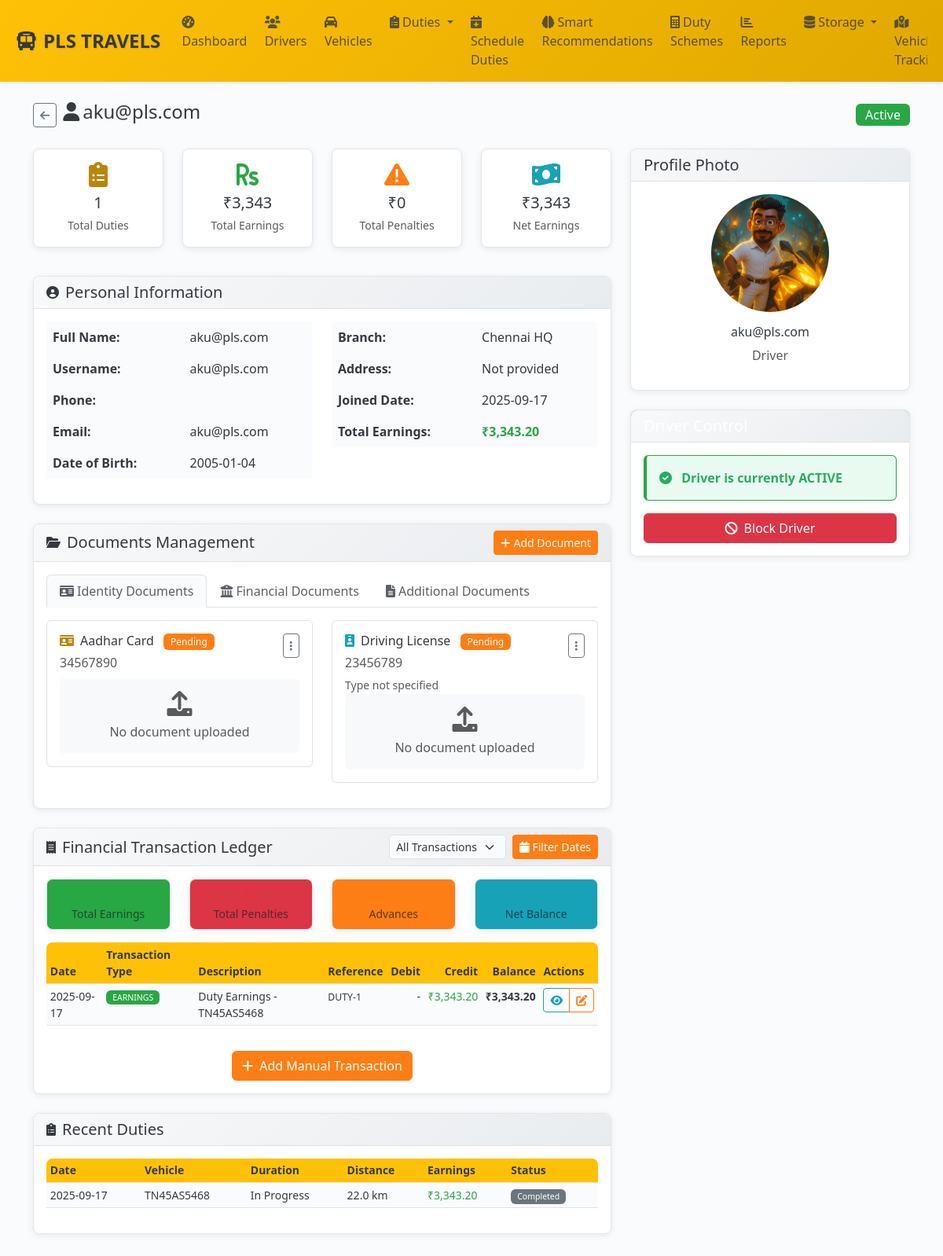
/admin/drivers/2/view (signed in), run on an earlier commit of the app's database.
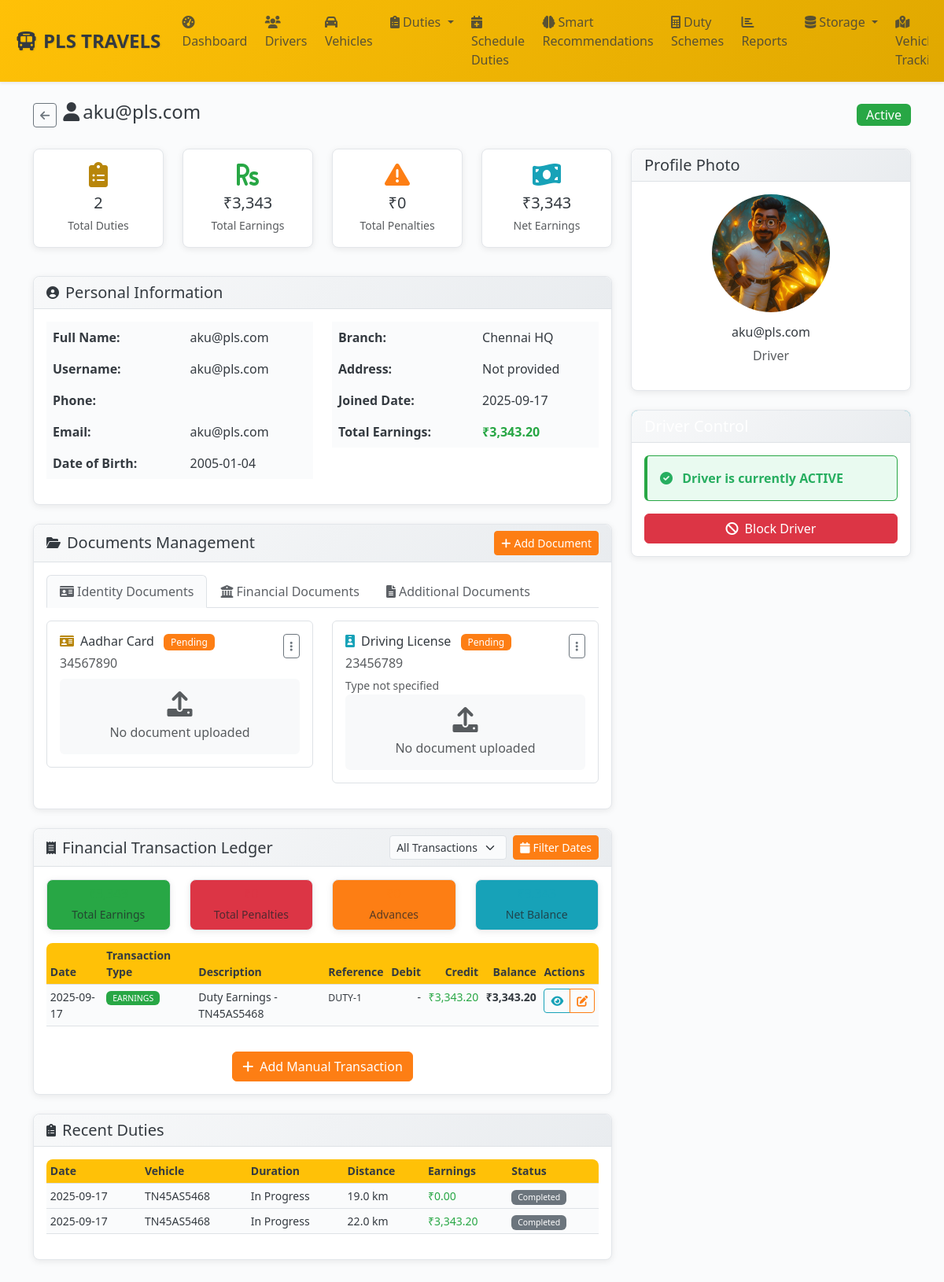
And on a later commit of the database.
### models.py (models this page shows, shortened)
class Duty(db.Model):
    __tablename__ = 'duties'
    id = db.Column(db.Integer, primary_key=True)
    uuid = db.Column(db.String(36), unique=True, nullable=False, default=lambda: str(uuid.uuid4()))
    driver_id = db.Column(db.Integer, db.ForeignKey('drivers.id'), nullable=False, index=True)
    vehicle_id = db.Column(db.Integer, db.ForeignKey('vehicles.id'), nullable=False, index=True)
    branch_id = db.Column(db.Integer, db.ForeignKey('branches.id'), nullable=False, index=True)
    duty_scheme_id = db.Column(db.Integer, db.ForeignKey('duty_schemes.id'))
    scheduled_start = db.Column(db.DateTime)
    scheduled_end = db.Column(db.DateTime)
    actual_start = db.Column(db.DateTime, index=True)
    actual_end = db.Column(db.DateTime)
    break_duration = db.Column(db.Integer, default=0)  # minutes
    start_location_lat = db.Column(db.Float)
    start_location_lng = db.Column(db.Float)
    start_location_accuracy = db.Column(db.Float)
    start_photo = db.Column(db.String(255))
    start_odometer = db.Column(db.Float)
    end_location_lat = db.Column(db.Float)
    end_location_lng = db.Column(db.Float)
    end_location_accuracy = db.Column(db.Float)
    end_photo = db.Column(db.String(255))
    end_odometer = db.Column(db.Float)
    total_trips = db.Column(db.Integer, default=0)
    total_distance = db.Column(db.Float, default=0.0)
    total_passengers = db.Column(db.Integer, default=0)
    fuel_consumed = db.Column(db.Float, default=0.0)
    cash_collection = db.Column(db.Float, default=0.0)  # CASH ON HAND
    digital_payments = db.Column(db.Float, default=0.0)
    card_payments = db.Column(db.Float, default=0.0)
    wallet_payments = db.Column(db.Float, default=0.0)
    uber_trips = db.Column(db.Integer, default=0)  # UBER TRIPS
    uber_collected = db.Column(db.Float, default=0.0)  # UBER COLLECTED
    qr_payment = db.Column(db.Float, default=0.0)  # QR PAYMENT
    operator_out = db.Column(db.Float, default=0.0)  # OPERATOR OUT
    company_pay = db.Column(db.Float, default=0.0)  # COMPANY PAY
    start_cng = db.Column(db.Float, default=0.0)  # START CNG
    end_cng = db.Column(db.Float, default=0.0)  # END CNG
    cng_average = db.Column(db.Float, default=0.0)  # CNG AVERAGE
    cng_point = db.Column(db.String(100))  # CNG POINT
    pass_amount = db.Column(db.Float, default=0.0)  # PASS
    insurance_amount = db.Column(db.Float, default=0.0)  # INSURANCE
    fuel_expense = db.Column(db.Float, default=0.0)
    toll_expense = db.Column(db.Float, default=0.0)
    parking_expense = db.Column(db.Float, default=0.0)
    maintenance_expense = db.Column(db.Float, default=0.0)
    other_expenses = db.Column(db.Float, default=0.0)
    expense_description = db.Column(db.Text)
    base_payment = db.Column(db.Float, default=0.0)
    incentive_payment = db.Column(db.Float, default=0.0)
    bonus_payment = db.Column(db.Float, default=0.0)
    overtime_payment = db.Column(db.Float, default=0.0)
    advance_deduction = db.Column(db.Float, default=0.0)
    penalty_deduction = db.Column(db.Float, default=0.0)
    fuel_deduction = db.Column(db.Float, default=0.0)
    other_deductions = db.Column(db.Float, default=0.0)
    deduction_description = db.Column(db.Text)
    gross_revenue = db.Column(db.Float, default=0.0)
    net_revenue = db.Column(db.Float, default=0.0)
    driver_earnings = db.Column(db.Float, default=0.0)
    company_profit = db.Column(db.Float, default=0.0)
    status = db.Column(db.Enum(DutyStatus), nullable=False, default=DutyStatus.SCHEDULED, index=True)
    notes = db.Column(db.Text)
    supervisor_notes = db.Column(db.Text)
    submitted_at = db.Column(db.DateTime)
    reviewed_by = db.Column(db.Integer, db.ForeignKey('users.id'))
    reviewed_at = db.Column(db.DateTime)
    approved_at = db.Column(db.DateTime)
    rejection_reason = db.Column(db.Text)
    created_at = db.Column(db.DateTime, default=get_ist_time_naive)
    updated_at = db.Column(db.DateTime, default=get_ist_time_naive, onupdate=get_ist_time_naive)
    reviewer = db.relationship('User', foreign_keys=[reviewed_by])
    __table_args__ = (
        Index('idx_duty_date_branch', 'actual_start', 'branch_id'),
        Index('idx_duty_status_driver', 'status', 'driver_id'),
        Index('idx_duty_revenue', 'gross_revenue', 'driver_earnings'),
    )
    @hybrid_property
    def start_time(self):
        return self.actual_start
    @hybrid_property
    def distance_km(self):
        return self.total_distance

class Vehicle(db.Model):
    __tablename__ = 'vehicles'
    id = db.Column(db.Integer, primary_key=True)
    uuid = db.Column(db.String(36), unique=True, nullable=False, default=lambda: str(uuid.uuid4()))
    branch_id = db.Column(db.Integer, db.ForeignKey('branches.id'), nullable=False, index=True)
    vehicle_type_id = db.Column(db.Integer, db.ForeignKey('vehicle_types.id'), nullable=True)
    registration_number = db.Column(db.String(20), unique=True, nullable=False, index=True)
    chassis_number = db.Column(db.String(50), unique=True)
    engine_number = db.Column(db.String(50), unique=True)
    make = db.Column(db.String(50))  # Maruti, Tata, etc.
    model = db.Column(db.String(100))
    variant = db.Column(db.String(50))
    manufacturing_year = db.Column(db.Integer)
    purchase_date = db.Column(db.Date)
    color = db.Column(db.String(30))
    seating_capacity = db.Column(db.Integer)
    fuel_tank_capacity = db.Column(db.Float)
    mileage = db.Column(db.Float)  # km per liter
    insurance_provider = db.Column(db.String(100))
    insurance_policy_number = db.Column(db.String(100))
    insurance_start_date = db.Column(db.Date)
    insurance_expiry_date = db.Column(db.Date, index=True)
    insurance_premium = db.Column(db.Float)
    fitness_certificate_number = db.Column(db.String(50))
    fitness_expiry_date = db.Column(db.Date, index=True)
    permit_number = db.Column(db.String(50))
    permit_type = db.Column(db.String(30))  # All India, State, City
    permit_expiry_date = db.Column(db.Date, index=True)
    pollution_certificate_number = db.Column(db.String(50))
    pollution_expiry_date = db.Column(db.Date)
    gps_device_id = db.Column(db.String(50))
    gps_sim_number = db.Column(db.String(20))
    fastag_id = db.Column(db.String(50))
    fastag_balance = db.Column(db.Float, default=0.0)
    status = db.Column(db.Enum(VehicleStatus), nullable=False, default=VehicleStatus.ACTIVE, index=True)
    is_available = db.Column(db.Boolean, default=True, index=True)
    last_service_date = db.Column(db.Date)
    next_service_date = db.Column(db.Date)
    current_odometer = db.Column(db.Float, default=0.0)
    purchase_price = db.Column(db.Float)
    current_market_value = db.Column(db.Float)
    total_maintenance_cost = db.Column(db.Float, default=0.0)
    registration_document = db.Column(db.String(255))  # Vehicle registration certificate
    insurance_document = db.Column(db.String(255))  # Insurance policy document
    fitness_document = db.Column(db.String(255))  # Fitness certificate document
    permit_document = db.Column(db.String(255))  # Permit document
    pollution_document = db.Column(db.String(255))  # Pollution certificate document
    other_document = db.Column(db.String(255))  # Other important documents
    uber_vehicle_id = db.Column(db.String(100), unique=True, index=True)  # Uber's vehicle ID
    uber_vehicle_uuid = db.Column(db.String(100), unique=True)  # Uber's vehicle UUID
    uber_sync_status = db.Column(db.String(20), default='none', index=True)  # none, synced, failed, pending
    uber_last_sync = db.Column(db.DateTime)  # Last successful sync timestamp
    uber_sync_error = db.Column(db.Text)  # Last sync error message
    uber_vehicle_data = db.Column(db.Text)  # JSON: Cached Uber vehicle data
    created_at = db.Column(db.DateTime, default=get_ist_time_naive)
    updated_at = db.Column(db.DateTime, default=get_ist_time_naive, onupdate=get_ist_time_naive)
    vehicle_type_obj = db.relationship('VehicleType', backref=db.backref('vehicle_instances', overlaps="vehicles,vehicle_type_info"), lazy=True, overlaps="vehicle_type_info,vehicles")
    duties = db.relationship('Duty', backref='vehicle', lazy=True)
    maintenance_records = db.relationship('MaintenanceRecord', backref='vehicle', lazy=True)
    __table_args__ = (
        Index('idx_vehicle_status_branch', 'status', 'branch_id'),
        Index('idx_vehicle_expiry_dates', 'insurance_expiry_date', 'fitness_expiry_date', 'permit_expiry_date'),
    )

### admin_routes.py (the view)
@admin_bp.route('/drivers/<int:driver_id>/view')
@login_required
@admin_required
def view_driver(driver_id):
    driver = Driver.query.get_or_404(driver_id)
    all_duties = Duty.query.filter_by(driver_id=driver_id).order_by(desc(Duty.created_at)).all()
    recent_duties = all_duties[:10]  # Show top 10 for recent section
    penalties = Penalty.query.filter_by(driver_id=driver_id).order_by(desc(Penalty.applied_at)).all()
    assets = Asset.query.filter_by(driver_id=driver_id).all()
    assignments = VehicleAssignment.query.filter_by(driver_id=driver_id).order_by(desc(VehicleAssignment.start_date)).all()
    total_duties = len(all_duties)
    total_earnings = sum(duty.driver_earnings or 0 for duty in all_duties)
    total_penalties = sum(penalty.amount or 0 for penalty in penalties)
    net_earnings = total_earnings - total_penalties
    active_duties = [d for d in all_duties if d.status == DutyStatus.ACTIVE]
    completed_duties = [d for d in all_duties if d.status == DutyStatus.COMPLETED]
    from datetime import datetime, timedelta
    from collections import defaultdict
    six_months_ago = datetime.now() - timedelta(days=180)
    recent_duties_for_stats = [d for d in all_duties if d.created_at and d.created_at >= six_months_ago]
    monthly_stats = defaultdict(lambda: {'duties': 0, 'earnings': 0, 'trips': 0})
    for duty in recent_duties_for_stats:
        month_key = duty.created_at.strftime('%Y-%m')
        monthly_stats[month_key]['duties'] += 1
        monthly_stats[month_key]['earnings'] += duty.driver_earnings or 0
        monthly_stats[month_key]['trips'] += duty.total_trips or 0
    return render_template('admin/driver_details.html',
                         driver=driver,
                         recent_duties=recent_duties,
                         all_duties=all_duties,
                         penalties=penalties,
                         assets=assets,
                         assignments=assignments,
                         total_duties=total_duties,
                         total_earnings=total_earnings,
                         total_penalties=total_penalties,
                         net_earnings=net_earnings,
                         active_duties=len(active_duties),
                         completed_duties=len(completed_duties),
                         monthly_stats=dict(monthly_stats))

### templates/admin/driver_details.html (shortened to what the changed rows need)
{% extends "base.html" %}
{% block content %}
<div class="row">
    <div class="col-lg-8">
        <div class="row mb-4">
            <div class="col-md-3">
                <div class="card text-center card-compact">
                    <div class="card-body py-3">
                        <i class="fas fa-clipboard-list fa-2x text-primary mb-2"></i>
                        <h5 class="mb-1">{{ total_duties }}</h5>
                        <small class="text-muted">Total Duties</small>
                    </div>
                </div>
            </div>
        </div>
        <div class="card mb-4">
            <div class="card-body">
                <div class="table-responsive">
                    <table class="table table-sm" id="transactionTable">
                        <thead class="table-light">
                            <tr>
                                <th>Date</th>
                                <th>Transaction Type</th>
                                <th>Description</th>
                                <th>Reference</th>
                                <th class="text-end">Debit</th>
                                <th class="text-end">Credit</th>
                                <th class="text-end">Balance</th>
                                <th>Actions</th>
                            </tr>
                        </thead>
                        <tbody id="transactionTableBody">
                            {% set running_balance = 0 %}
                            {% for duty in recent_duties %}
                                {% if duty.driver_earnings %}
                                    {% set running_balance = running_balance + duty.driver_earnings %}
                                    <tr class="transaction-row" data-type="earnings">
                                        <td>{{ duty.start_time.strftime('%Y-%m-%d') if duty.start_time else 'N/A' }}</td>
                                        <td><span class="badge bg-success">EARNINGS</span></td>
                                        <td>Duty Earnings - {{ duty.vehicle.registration_number if duty.vehicle else 'N/A' }}</td>
                                        <td><small>DUTY-{{ duty.id }}</small></td>
                                        <td class="text-end">-</td>
                                        <td class="text-end text-success">₹{{ "{:,.2f}".format(duty.driver_earnings) }}</td>
                                        <td class="text-end"><strong>₹{{ "{:,.2f}".format(running_balance) }}</strong></td>
                                        <td>
                                            <div class="btn-group btn-group-sm">
                                                <button class="btn btn-outline-info" onclick="viewTransaction('duty', {{ duty.id }})">
                                                    <i class="fas fa-eye"></i>
                                                </button>
                                                <button class="btn btn-outline-warning" onclick="editTransaction('duty', {{ duty.id }})">
                                                    <i class="fas fa-edit"></i>
                                                </button>
                                            </div>
                                        </td>
                                    </tr>
                                {% endif %}
                            {% endfor %}
                        </tbody>
                    </table>
                </div>
            </div>
        </div>
        {% if recent_duties %}
        <div class="card mb-4">
            <div class="card-body">
                <div class="table-responsive">
                    <table class="table table-sm">
                        <thead>
                            <tr>
                                <th>Date</th>
                                <th>Vehicle</th>
                                <th>Duration</th>
                                <th>Distance</th>
                                <th>Earnings</th>
                                <th>Status</th>
                            </tr>
                        </thead>
                        <tbody>
                            {% for duty in recent_duties %}
                            <tr>
                                <td>{{ duty.start_time.strftime('%Y-%m-%d') }}</td>
                                <td>{{ duty.vehicle.registration_number if duty.vehicle else 'N/A' }}</td>
                                <td>
                                    {% if duty.end_time %}
                                    {{ ((duty.end_time - duty.start_time).seconds // 3600) }}h {{ (((duty.end_time - duty.start_time).seconds % 3600) // 60) }}m
                                    {% else %}
                                    In Progress
                                    {% endif %}
                                </td>
                                <td>{{ "{:.1f}".format(duty.distance_km) if duty.distance_km else '0' }} km</td>
                                <td class="text-success">₹{{ "{:,.2f}".format(duty.driver_earnings) }}</td>
                                <td>
                                    {% if duty.status == 'active' %}
                                    <span class="badge bg-primary">Active</span>
                                    {% elif duty.status == 'completed' %}
                                    <span class="badge bg-success">Completed</span>
                                    {% else %}
                                    <span class="badge bg-secondary">{{ duty.status.value.title() }}</span>
                                    {% endif %}
                                </td>
                            </tr>
                            {% endfor %}
                        </tbody>
                    </table>
                </div>
            </div>
        </div>
        {% endif %}
    </div>
</div>
{% endblock %}

What changed in the data, as far as the page shows it:
added Duty: start_time "2025-09-17", vehicle "TN45AS5468", total_distance "19.0", driver_earnings "0.00", status.value "Completed", shown under "Recent Duties"
Also different on the page:
{{ total_duties }}: "1" → "2"
